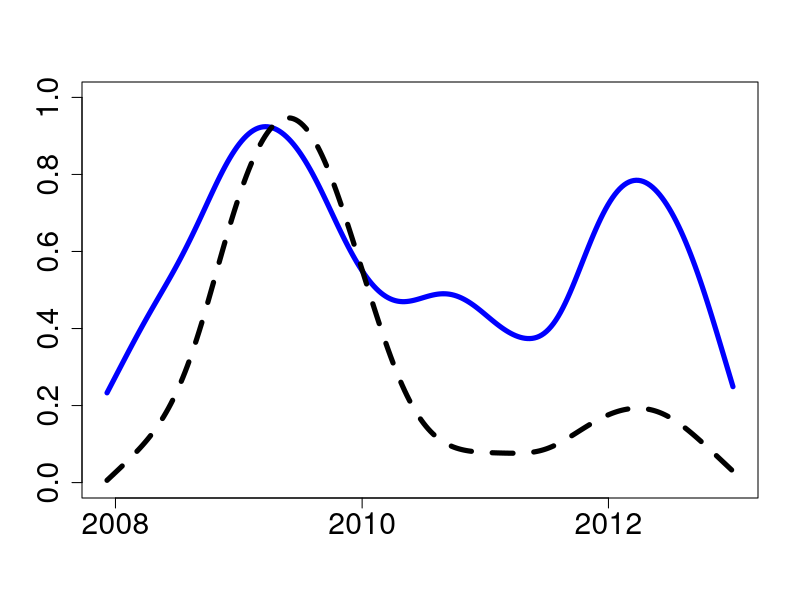

Reproduce this figure in R.
# clear all variables
rm(list = ls(all = TRUE))
graphics.off()

# set the working directory
#setwd("C:/...")

# read the file of total connectedness and averaged lambda
f                        = read.csv("total_connectedness_and_averaged_lambda.csv")
dt                       = as.Date(f[,1], format = "%d/%m/%Y")
total.c                  = as.vector(f[,2])
average_lambda           = as.vector(f[,3])

# scale the total connectedness and averaged lambda into 0 and 1
total.c                  = (total.c - min(total.c))/(max(total.c) - min(total.c))
average_lambda           = (average_lambda- min(average_lambda))/(max(average_lambda) - min(average_lambda))

plot(dt, total.c, ylab   = "", xlab ="", pch = 16, col="white", cex.axis = 1.8, font.axis = 1.8)
lines(smooth.spline(dt, total.c, spar = 0.8), lwd = 5, col="blue")
lines(smooth.spline(dt, average_lambda, df=5, spar =0.8), col="black", lty=2, lwd = 5) 

